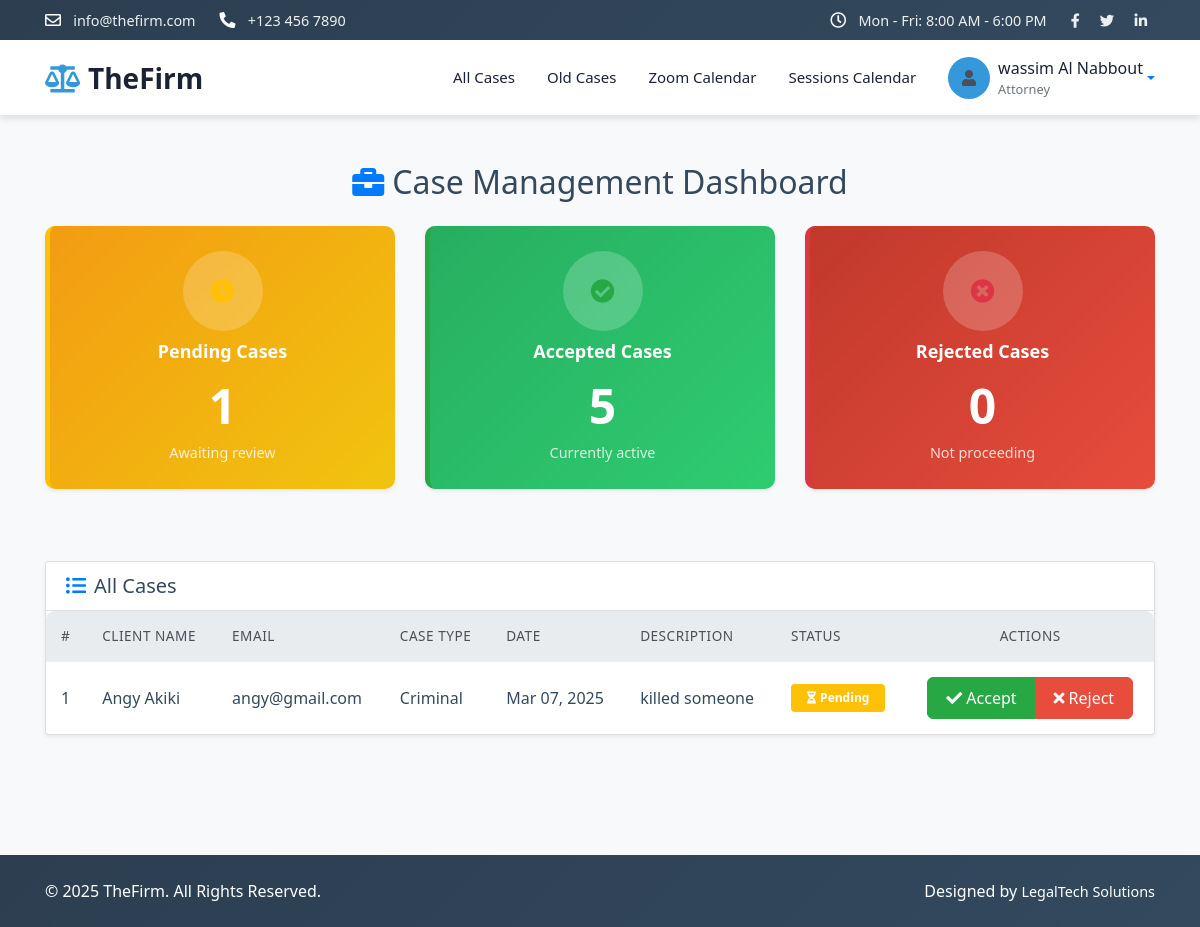
Screenshot of /attorneys/index.php (signed in) with the database file from the repository.
### tables this page shows
CREATE TABLE `case` (
  `id` int(50) NOT NULL,
  `description` varchar(255) NOT NULL,
  `startdate` date NOT NULL,
  `enddate` date NOT NULL,
  `status` enum('Pending','Accepted','Rejected') NOT NULL DEFAULT 'Pending',
  `casestatus` enum('Pending','Closed') NOT NULL DEFAULT 'Pending',
  `caseContractimg` varchar(255) NOT NULL,
  `userid` int(50) NOT NULL,
  `categoryid` int(50) NOT NULL,
  `attid` int(50) NOT NULL
);

CREATE TABLE `user` (
  `id` int(50) NOT NULL,
  `fname` varchar(255) NOT NULL,
  `lname` varchar(255) NOT NULL,
  `email` varchar(255) NOT NULL,
  `password` varchar(255) NOT NULL,
  `address` varchar(255) NOT NULL,
  `phonenum` int(9) NOT NULL,
  `image` varchar(255) NOT NULL,
  `role` int(1) NOT NULL,
  `status` enum('Unverified','Unrestricted','Restricted','') NOT NULL DEFAULT 'Unverified'
);

CREATE TABLE `category` (
  `id` int(11) NOT NULL,
  `name` varchar(255) NOT NULL,
  `description` varchar(255) NOT NULL,
  `image` varchar(255) NOT NULL
);

### attorneys/index.php (the view, shortened to what this page needs)
<?php
$id = $_SESSION['attorney']['id'];
?>
<!DOCTYPE html>
<html lang="en">
<head>
    <link href="https://stackpath.bootstrapcdn.com/bootstrap/4.4.1/css/bootstrap.min.css" rel="stylesheet">
    <link href="https://cdnjs.cloudflare.com/ajax/libs/font-awesome/5.15.3/css/all.min.css" rel="stylesheet">
    <link href="lib/animate/animate.min.css" rel="stylesheet">
    <link href="lib/owlcarousel/assets/owl.carousel.min.css" rel="stylesheet">
    <link href="../css/admincss.css" rel="stylesheet">
    <link href="../css/attindex.css" rel="stylesheet">
</head>
<body>
    <?php include 'header.php'; ?>
    <div class="container py-5">
        <h2 class="mb-4 text-center"><i class="fas fa-briefcase mr-2 text-primary"></i>Case Management Dashboard</h2>
        <?php
        include 'db.php';
        ?>
        <div class="row status-cards mb-5">
            <div class="col-md-4 mb-4">
                <div class="card status-card pending-card h-100 shadow-sm">
                    <a href="pending.php" class="stretched-link text-decoration-none text-reset">
                        <div class="card-body text-center">
                            <div class="status-icon">
                                <i class="fas fa-clock text-warning"></i>
                            </div>
                            <h5 class="card-title">Pending Cases</h5>
                            <?php
                            $sql10 = "SELECT * FROM `case` WHERE status='Pending' AND attid='$id'";
                            $res10 = $conn->query($sql10);
                            $t10 = $res10->num_rows;
                            ?>
                            <p class="display-4"><?php echo $t10; ?></p>
                            <small>Awaiting review</small>
                        </div>
                    </a>
                </div>
            </div>
            <div class="col-md-4 mb-4">
                <div class="card status-card accepted-card h-100 shadow-sm">
                    <a href="accepted.php" class="stretched-link text-decoration-none text-reset">
                        <div class="card-body text-center">
                            <div class="status-icon">
                                <i class="fas fa-check-circle text-success"></i>
                            </div>
                            <h5 class="card-title">Accepted Cases</h5>
                            <?php
                            $sql11 = "SELECT * FROM `case` WHERE status='Accepted' AND attid='$id'";
                            $res11 = $conn->query($sql11);
                            $t11 = $res11->num_rows;
                            ?>
                            <p class="display-4"><?php echo $t11; ?></p>
                            <small>Currently active</small>
                        </div>
                    </a>
                </div>
            </div>
            <div class="col-md-4 mb-4">
                <div class="card status-card rejected-card h-100 shadow-sm">
                    <a href="rejected.php" class="stretched-link text-decoration-none text-reset">
                        <div class="card-body text-center">
                            <div class="status-icon">
                                <i class="fas fa-times-circle text-danger"></i>
                            </div>
                            <h5 class="card-title">Rejected Cases</h5>
                            <?php
                            $sql12 = "SELECT * FROM `case` WHERE status='Rejected' AND attid='$id'";
                            $res12 = $conn->query($sql12);
                            $t12 = $res12->num_rows;
                            ?>
                            <p class="display-4"><?php echo $t12; ?></p>
                            <small>Not proceeding</small>
                        </div>
                    </a>
                </div>
            </div>
        </div>
        <div class="card mb-4 shadow-sm">
            <div class="card-header bg-white d-flex justify-content-between align-items-center">
                <h5 class="mb-0"><i class="fas fa-list-ul mr-2 text-primary"></i>All Cases</h5>
            </div>
            <div class="card-body p-0">
                <div class="table-responsive">
                    <?php
                    $sql = "SELECT * FROM `case` WHERE attid='$id' AND status='Pending' ORDER BY startdate DESC";
                    $result = $conn->query($sql);
                    ?>
                    <table class="table table-hover mb-0">
                        <thead class="thead-light">
                            <tr>
                                <th>#</th>
                                <th>Client Name</th>
                                <th>Email</th>
                                <th>Case Type</th>
                                <th>Date</th>
                                <th>Description</th>
                                <th>Status</th>
                                <th class="text-center">Actions</th>
                            </tr>
                        </thead>
                        <tbody>
                        <?php
                        $TOT = 0;
                        while ($row = $result->fetch_assoc()) {
                            $catID  = $row['categoryid'];
                            $status = $row['status'];
                            $userID = $row['userid'];
                            $TOT++;
                            $res1 = $conn->query("SELECT * FROM user WHERE id = '$userID'");
                            $row1 = $res1->fetch_assoc();
                            $res3 = $conn->query("SELECT * FROM category WHERE id = '$catID'");
                            $row3 = $res3->fetch_assoc();
                        ?>
                            <tr>
                                <td><?= $TOT ?></td>
                                <td><?= $row1['fname'] . " " . $row1['lname'] ?></td>
                                <td><?= $row1['email'] ?></td>
                                <td><?= $row3['name'] ?></td>
                                <td><?= date('M d, Y', strtotime($row['startdate'])) ?></td>
                                <td class="case-description text-truncate" style="max-width:240px;" title="<?= htmlspecialchars($row['description']) ?>">
                                    <?= htmlspecialchars($row['description']) ?>
                                </td>
                                <td>
                                    <?php if ($status == 'Pending') { ?>
                                        <span class="badge bg-warning text-white px-3 py-2">
                                            <i class="fas fa-hourglass-half mr-1"></i>Pending
                                        </span>
                                    <?php } elseif ($status == 'Accepted') { ?>
                                        <span class="badge bg-success text-white px-3 py-2">
                                            <i class="fas fa-check mr-1"></i>Accepted
                                        </span>
                                    <?php } else { ?>
                                        <span class="badge bg-danger text-white px-3 py-2">
                                            <i class="fas fa-times mr-1"></i>Rejected
                                        </span>
                                    <?php } ?>
                                </td>
                                <td class="text-center">
                                    <div class="btn-group" role="group">
                                    <?php if ($status == 'Rejected') { ?>
                                        <a href="?acceptid=1&nbb=<?= $row['id'] ?>" class="btn btn-success">
                                            <i class="fas fa-check mr-1"></i>Accept
                                        </a>
                                    <?php } elseif ($status == 'Accepted') { ?>
                                        <a href="?acceptid=0&nbb=<?= $row['id'] ?>" class="btn btn-danger">
                                            <i class="fas fa-times mr-1"></i>Reject
                                        </a>
                                    <?php } else { ?>
                                        <a href="?acceptid=1&nbb=<?= $row['id'] ?>" class="btn btn-success">
                                            <i class="fas fa-check mr-1"></i>Accept
                                        </a>
                                        <a href="?acceptid=0&nbb=<?= $row['id'] ?>" class="btn btn-danger">
                                            <i class="fas fa-times mr-1"></i>Reject
                                        </a>
                                    <?php } ?>
                                    </div>
                                </td>
                            </tr>
                        <?php } ?>
                        </tbody>
                    </table>
                </div>
            </div>
        </div>
    </div>
    <footer class="footer bg-dark text-white py-4 mt-5">
        <div class="container">
            <div class="row">
                <div class="col-md-6 text-center text-md-left mb-3 mb-md-0">
                    &copy; 2025 TheFirm. All Rights Reserved.
                </div>
                <div class="col-md-6 text-center text-md-right">
                    Designed by <a href="#" class="text-white">LegalTech Solutions</a>
                </div>
            </div>
        </div>
    </footer>
</body>
</html>

### css/admincss.css (style rules this page uses)
:root { --primary: #2c3e50; --secondary: #3498db; --accent: #e74c3c; --light: #ecf0f1; --dark: #2c3e50; --success: #27ae60; --warning: #f39c12; --danger: #c0392b; --text: #34495e; --text-light: #7f8c8d; --text-primary: #34495e; --text-secondary: #7f8c8d; --shadow: 0 4px 6px rgba(0, 0, 0, 0.1); --transition: all 0.3s ease; }
body { font-family: 'Poppins', sans-serif; background-color: #f5f7fa; color: var(--text-primary); }
.status-cards { margin-bottom: 30px; }
.status-card { border-radius: 12px; box-shadow: var(--shadow); transition: var(--transition); overflow: hidden; border: none; height: 100%; }
.status-card a { text-decoration: none; color: inherit; display: block; height: 100%; }
.status-card .card-body { padding: 25px 20px; }
.status-icon { font-size: 38px; margin-bottom: 15px; display: inline-block; background: rgba(255, 255, 255, 0.2); width: 80px; height: 80px; line-height: 80px; border-radius: 50%; }
.pending-card { background: linear-gradient(135deg, #f39c12, #f1c40f); color: white; }
.accepted-card { background: linear-gradient(135deg, #27ae60, #2ecc71); color: white; }
.rejected-card { background: linear-gradient(135deg, #c0392b, #e74c3c); color: white; }
.status-card .card-title { font-size: 1.2rem; font-weight: 600; margin-bottom: 10px; }
.status-card .display-4 { font-size: 3rem; font-weight: 700; margin-bottom: 5px; }
.status-card small { font-size: 0.9rem; opacity: 0.8; }
.form-control, .btn { border-radius: 8px; }
.table { margin-bottom: 0; }
.table thead th { background: #34495e; color: white; font-weight: 500; text-transform: uppercase; font-size: 0.85rem; letter-spacing: 0.5px; padding: 15px; border: none; }
.table tbody td { padding: 15px; vertical-align: middle; border-color: #ecf0f1; color: #34495e; }
.btn { font-weight: 500; padding: 8px 18px; border-radius: 6px; transition: var(--transition); }
.btn-danger { background: #e74c3c; border-color: #e74c3c; }
.footer { background: linear-gradient(135deg, #2c3e50, #34495e); color: #ecf0f1; padding-top: 60px; margin-top: 60px; }
.footer p, .footer li, .footer a { color: #bdc3c7; font-size: 0.9rem; transition: var(--transition); }

### css/attindex.css (style rules this page uses)
body { background-color: #f8f9fa; font-family: 'Segoe UI', Tahoma, Geneva, Verdana, sans-serif; }
.status-card { border-radius: 10px; box-shadow: 0 4px 10px rgba(0, 0, 0, 0.1); transition: transform 0.3s; height: 100%; }
.status-card a { text-decoration: none; color: inherit; }
.status-card .card-body { padding: 25px 15px; }
.status-card .card-title { font-size: 18px; font-weight: 600; margin-bottom: 15px; }
.pending-card { border-left: 5px solid #ffc107; }
.accepted-card { border-left: 5px solid #28a745; }
.rejected-card { border-left: 5px solid #dc3545; }
.status-icon { font-size: 24px; margin-bottom: 10px; }
.table { box-shadow: 0 4px 10px rgba(0, 0, 0, 0.05); border-radius: 8px; overflow: hidden; }
.table thead th { background-color: #343a40; color: white; border: none; padding: 15px; }
.table td { vertical-align: middle; padding: 12px 15px; }
.case-description { max-width: 250px; overflow: hidden; text-overflow: ellipsis; white-space: nowrap; }
.table-responsive { border-radius: 8px; }

### rows the page displays
case: userid.fname "Angy", userid.lname "Akiki", userid.email "angy@gmail.com", categoryid.name "Criminal", startdate "Mar 07, 2025", description "killed someone", status "Pending" (drawn)

### other values shown
$_SESSION['attorney']['fullName'] "wassim Al Nabbout"
$t10 "1"
$t11 "5"
$t12 "0"
